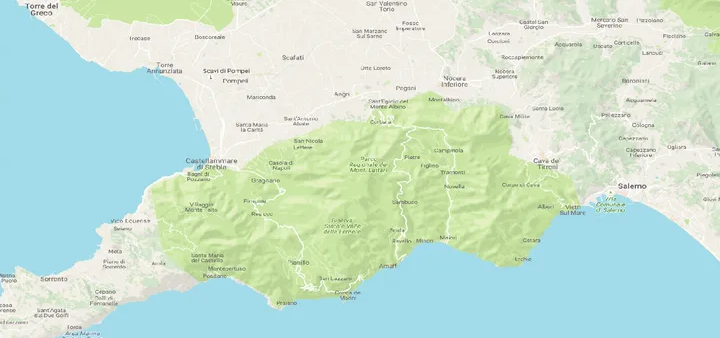
#> input picture mapaRadom.png, 720 x 338 px, found by its file name
$ python Threshold.py
#> lines starting #> are read from the running program, lines starting #| are printed output that depends on the picture; after the words box and inside, x2 and y2 are one past the last pixel; in counts of white or black regions, pixels touching at a corner belong together
import numpy as np
import cv2
from matplotlib import pyplot as plt

img = cv2.imread('Tareas/Tarea05/mapaRadom.png')
#> img is the input picture: shape (338, 720, 3); mean B, G, R 211, 225.7, 199.6
b,g,r = cv2.split(img)
rgb_img = cv2.merge([r,g,b])
gray = cv2.cvtColor(img,cv2.COLOR_BGR2GRAY)
ret, thresh = cv2.threshold(gray,0,255,cv2.THRESH_BINARY_INV+cv2.THRESH_OTSU)
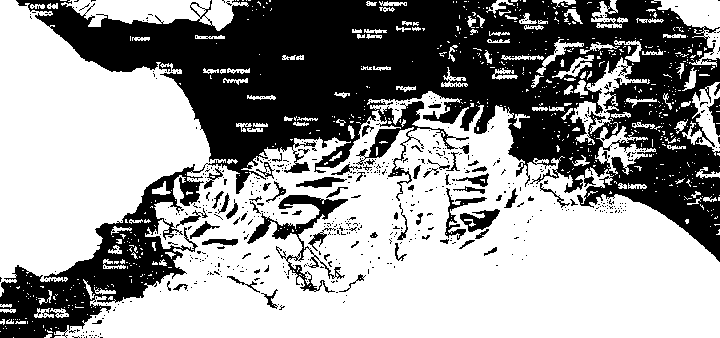
#> thresh: shape (338, 720); 59.8% white; 640 black regions (575 under 20 px), largest, box (x1, y1, x2, y2) and area: (0, 0, 720, 338) 89517, (247, 195, 348, 293) 1955, (460, 209, 500, 232) 462
#> ret = 219

# quitamos el ruido
kernel = np.ones((2,2),np.uint8)

closing = cv2.morphologyEx(thresh,cv2.MORPH_CLOSE,kernel, iterations = 2)
#> closing: shape (338, 720); 63.6% white; 143 black regions (75 under 20 px), largest, box (x1, y1, x2, y2) and area: (18, 0, 720, 262) 71078, (0, 169, 196, 338) 9795, (281, 197, 348, 236) 810

# seguro área de fondo
sure_bg = cv2.dilate(closing,kernel,iterations=3)
#> sure_bg: shape (338, 720); 74.4% white; 157 black regions (113 under 20 px), largest, box (x1, y1, x2, y2) and area: (44, 0, 709, 174) 46796, (0, 177, 185, 338) 5546, (589, 142, 720, 258) 4476

# Encontrar un área de primer plano segura
dist_transform = cv2.distanceTransform(sure_bg,cv2.DIST_L2,3)
# Threshold
ret, sure_fg = cv2.threshold(dist_transform,0.1*dist_transform.max(),255,0)
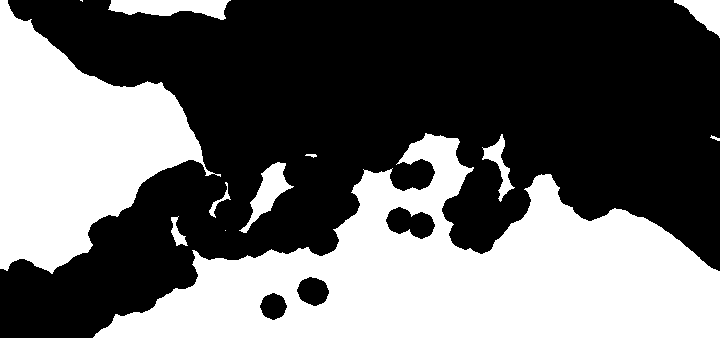
#> sure_fg: shape (338, 720) float32; 40.2% white; 12 white regions (2 under 20 px), largest, box (x1, y1, x2, y2) and area: (93, 133, 720, 338) 62037, (0, 0, 221, 274) 30933, (108, 0, 231, 20) 1633
#> ret = 13.08
# encontrar region desconocida
sure_fg = np.uint8(sure_fg)
unknown = cv2.subtract(sure_bg,sure_fg)
#> unknown: shape (338, 720); 34.3% white; 102 white regions (30 under 20 px), largest, box (x1, y1, x2, y2) and area: (0, 0, 720, 338) 69054, (480, 0, 553, 38) 1225, (386, 207, 435, 239) 1012

# Etiquetado de marcadores
ret, markers = cv2.connectedComponents(sure_fg)
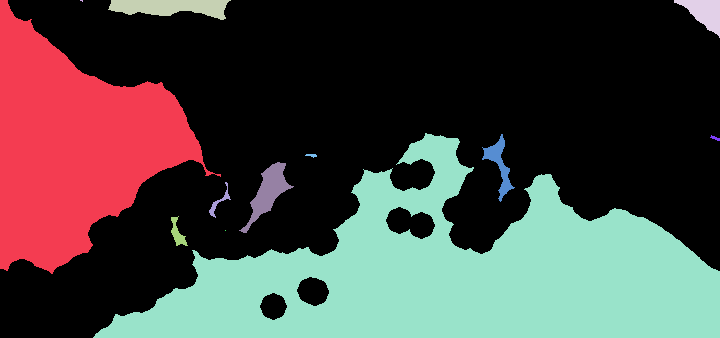
#> markers: shape (338, 720) int32; 13 distinct labels, from 0 to 12; one colour per label, 0 black
#> ret = 13
# Agregue uno a todas las etiquetas para que el fondo seguro no sea 0, sino 1
markers = markers+1
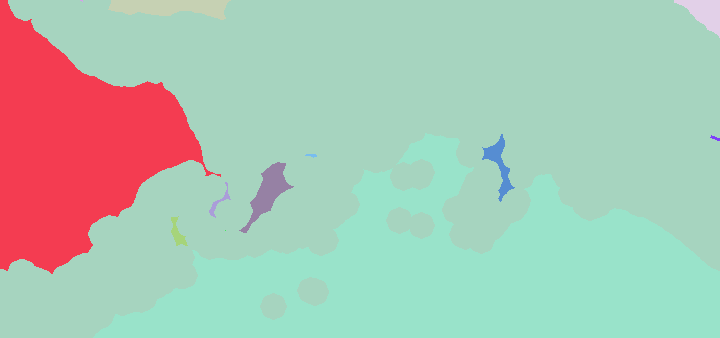
#> markers: shape (338, 720) int32; 13 distinct labels, from 1 to 13; one colour per label, 0 black

# Ahora, marque la región de desconocido con cero
markers[unknown==255] = 0
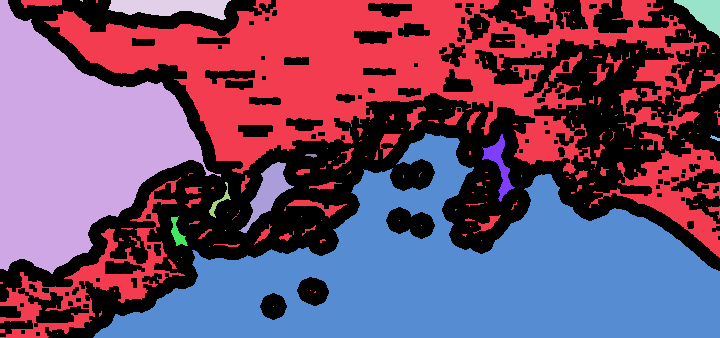
#> markers: shape (338, 720) int32; 14 distinct labels, from 0 to 13; one colour per label, 0 black
markers = cv2.watershed(img,markers)
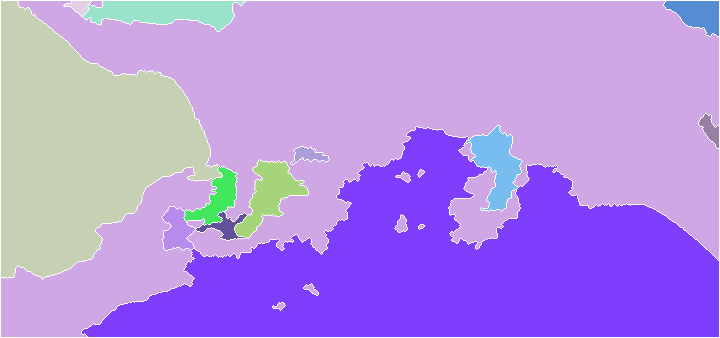
#> markers: shape (338, 720) int32; 14 distinct labels, from -1 to 13; one colour per label, 0 black, -1 white
img[markers == -1] = [255,0,0]
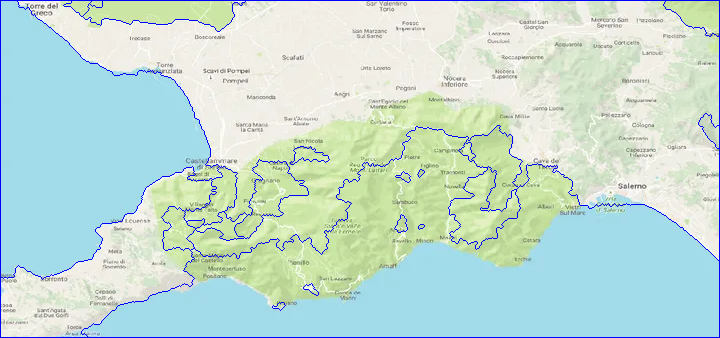
#> img: shape (338, 720, 3); 2.23% of pixels changed, all inside (x1, y1, x2, y2) = (0, 0, 720, 338)
plt.subplot(211),plt.imshow(rgb_img)
plt.title('Imagen Original'), plt.xticks([]), plt.yticks([])
plt.subplot(212),plt.imshow(thresh, 'gray')
#plt.imsave(r'thresh.png',thresh)
plt.title("Threshold"), plt.xticks([]), plt.yticks([])
plt.tight_layout()
plt.show()
